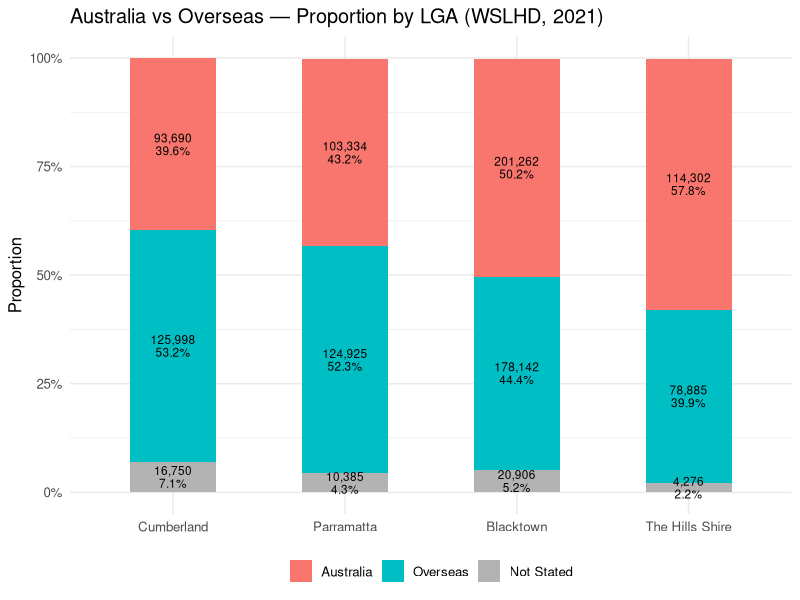
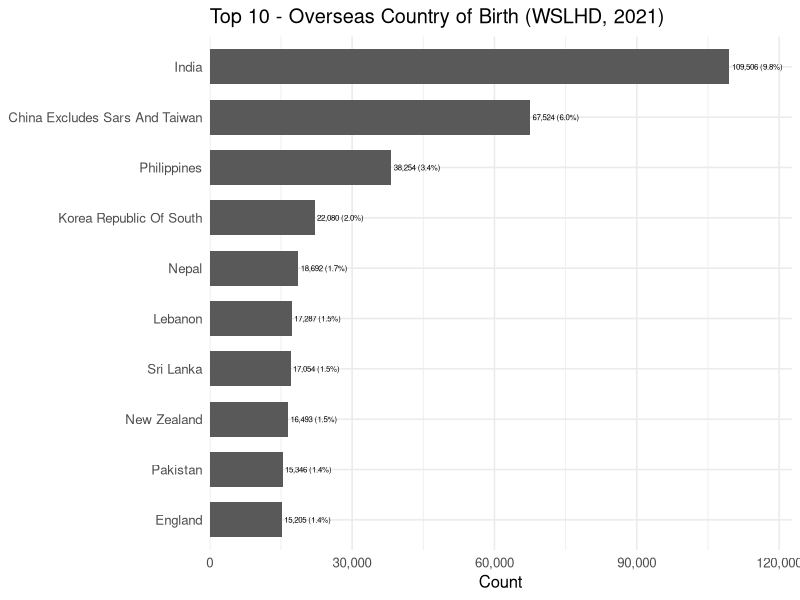
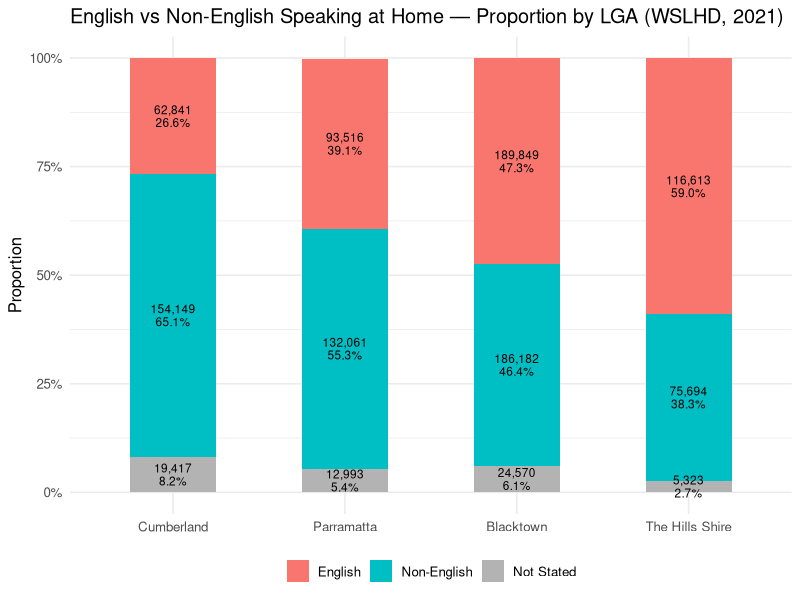
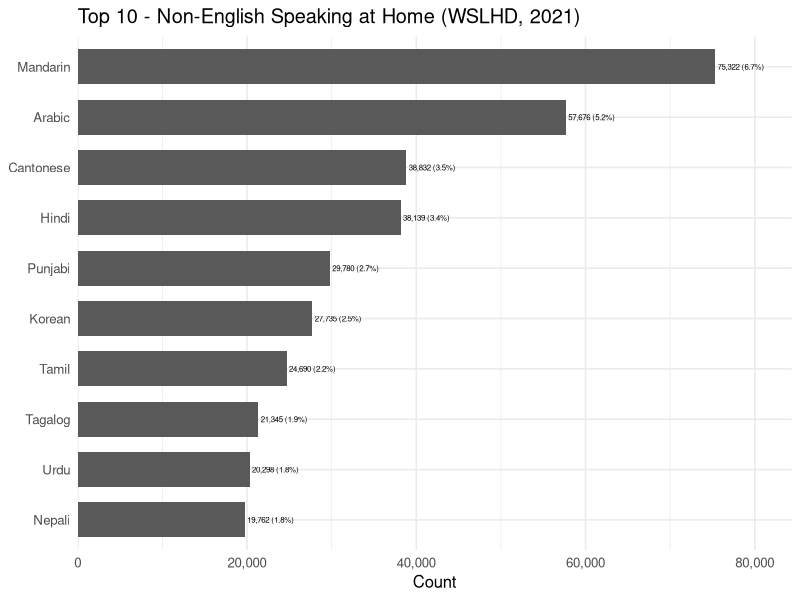

Source code (R) for these figures, in order:
## ---- chunk 1
knitr::opts_chunk$set(echo = TRUE)
## ---- chunk 2
library(readr)
library(dplyr)
library(tidyr)
library(stringr)
library(ggplot2)
library(forcats)
library(scales)
## ---- chunk 3
# Read datasets (variables from prepossessing folder)
pop_nsw_2021 <- read.csv("pop_size_nsw_2021.csv")
cob_nsw_2021 <- read.csv("cob_4level_nsw_2021.csv") %>%
  rename(sa2_name_2021 = sa2)
lang_nsw_2021 <- read.csv("lang_4level_nsw_2021.csv") %>%
  rename(sa2_name_2021 = sa2)
sa2_lga_lhd_nsw_2021 <- read.csv("sa2_lga_lhd_nsw_2021.csv")
## ---- chunk 4
names(cob_nsw_2021)
names(lang_nsw_2021)
## ---- chunk 5
# Clean cob dataset
cob_nsw_2021 <- cob_nsw_2021 %>%
  rename_with(~ tolower(.x)  %>%
    str_replace_all("[._/]+", "_")  %>%
    str_replace_all("^_+|_+$", "")) %>%
  rename(not_stated_cob = not_stated,
         niue_cob = niue,
         inadeq_desc_cob = inadequately_described)
## ---- chunk 6
aus_cols <- c("australia_includes_external_territories_nfd",
              "australia",
              "norfolk_island",
              "australian_external_territories_nec")

cob_nsw_2021 <- cob_nsw_2021 %>%
  mutate(australia_total = rowSums(across(any_of(aus_cols)), na.rm = TRUE))

# Exclude numerical columns (not included in overseas summation)
overseas_prot_cols <- c("australia_total",
                        
                        "australia_includes_external_territories_nfd",
                        "australia",
                        "norfolk_island",
                        "australian_external_territories_nec",
                        
                        "overseas", 
                        
                        "not_stated_cob")

overseas_cols <- cob_nsw_2021 %>%
  select(where(is.numeric)) %>%
  names() %>%
  setdiff(overseas_prot_cols)

cob_nsw_2021 <- cob_nsw_2021 %>%
  mutate(overseas = rowSums(across(all_of(overseas_cols)), na.rm = TRUE))
## ---- chunk 7
# Clean lang dataset
lang_nsw_2021 <- lang_nsw_2021 %>%
  rename_with(~ tolower(.x)  %>%
    str_replace_all("[._/]+", "_")  %>%
    str_replace_all("^_+|_+$", "")) %>%
    rename(not_stated_lang = not_stated,
           niue_lang = niue,
           inadeq_desc_lang = inadequately_described)
  
# Exclude numerical columns (not included in non-english summation)
lang_prot_cols <- c("english", 
                    "non_english", 
                    "not_stated_lang")

non_english_cols <- lang_nsw_2021 %>%
  select(where(is.numeric)) %>%
  names() %>%
  setdiff(lang_prot_cols)

lang_nsw_2021 <- lang_nsw_2021 %>%
  mutate(non_english = rowSums(across(all_of(non_english_cols)), na.rm = TRUE))
## ---- chunk 8
cd_nsw_2021 <- pop_nsw_2021 %>%
  left_join(cob_nsw_2021, by = "sa2_name_2021") %>%
  left_join(lang_nsw_2021, by = "sa2_name_2021") %>%
  left_join(sa2_lga_lhd_nsw_2021, by = "sa2_name_2021")
## ---- chunk 9
cob_aus_osea_wslhd_2021 <- cd_nsw_2021 %>%
  filter(in_wslhd == 1) %>%
  filter(lga_name_2021 %in% c("Blacktown", "Cumberland", "Parramatta", "The Hills Shire")) %>%
  select(sa2_name_2021, lga_name_2021, pop_size, australia_total, overseas, not_stated_cob)

cob_lga_wslhd <- cob_aus_osea_wslhd_2021 %>%
  group_by(lga_name_2021) %>%
  summarise(
    pop_total = sum(pop_size, na.rm = TRUE),
    australia_total = sum(australia_total, na.rm = TRUE),
    overseas  = sum(overseas,  na.rm = TRUE),
    not_stated_cob  = sum(not_stated_cob,  na.rm = TRUE),
    .groups = "drop"
  )

cob_lga_wslhd_long <- cob_lga_wslhd %>%
  pivot_longer(
    cols = c(australia_total, overseas, not_stated_cob),
    names_to = "origin",
    values_to = "count"
  ) %>%
  mutate(
    origin = factor(origin, levels = c("australia_total", "overseas", "not_stated_cob"),
                    labels = c("Australia", "Overseas", "Not Stated")),
    prop = count / pop_total
  )

cob_lga_wslhd_order <- cob_lga_wslhd_long %>%
  filter(origin == "Overseas") %>%
  arrange(desc(prop)) %>%
  pull(lga_name_2021)

cob_lga_wslhd_long <- cob_lga_wslhd_long %>%
  mutate(lga_name_2021 = factor(lga_name_2021, levels = cob_lga_wslhd_order))

cob_lga_wslhd_lab <- cob_lga_wslhd_long %>%
  mutate(
    prop  = count / pop_total,
    label = 
      paste0(comma(count), "\n", percent(prop, accuracy = 0.1)))
## ---- chunk 10
ggplot(cob_lga_wslhd_lab, aes(x = lga_name_2021, y = prop, fill = origin)) +
  geom_col(width = 0.5) +
  geom_text(aes(label = label),
            position = position_stack(vjust = 0.5),
            size = 3, lineheight = 0.9, color = "black") +
  scale_y_continuous(labels = percent_format(accuracy = 1)) +
  scale_fill_manual(values = c("Australia"  = "#F8766D",
                               "Overseas"   = "#00BFC4",
                               "Not Stated" = "grey70")) +
  labs(x = NULL, y = "Proportion",
       fill = NULL,
       title = "Australia vs Overseas — Proportion by LGA (WSLHD, 2021)") +
  theme_minimal(base_size = 12) +
  theme(axis.text.x = element_text(),
        legend.position = "bottom")
## ---- chunk 11
cob_wslhd_2021 <- cd_nsw_2021 %>%
  filter(in_wslhd == 1)
  
overseas_tot <- cob_wslhd_2021 %>%
  summarise(
    across(all_of(overseas_cols), ~ sum(.x, na.rm = TRUE)),
    pop_total = sum(pop_size, na.rm = TRUE) 
  ) %>%
  pivot_longer(
    cols = all_of(overseas_cols),         
    names_to = "country",
    values_to = "count"
  ) %>%
  mutate(
    prop = count / pop_total,            
    country_label = country %>% str_replace_all("_", " ") %>% str_to_title()
  ) %>%
  select(-pop_total) 

overseas_tot <- overseas_tot %>% 
  slice_max(order_by = count, n = 10, with_ties = FALSE)
## ---- chunk 12
ggplot(overseas_tot, aes(x = reorder(country_label, count), y = count)) +
  geom_col(width = 0.7) +
  geom_text(aes(label = paste0(comma(count), " (", percent(prop, accuracy = 0.1), ")")),
            hjust = -0.05, size = 2) +
  coord_flip() +
  scale_y_continuous(labels = comma, expand = expansion(mult = c(0, 0.12))) +
  labs(x = NULL, y = "Count",
       title = "Top 10 - Overseas Country of Birth (WSLHD, 2021)") +
  theme_minimal(base_size = 12)
## ---- chunk 13
lang_eng_wslhd_2021 <- cd_nsw_2021 %>%
  filter(in_wslhd == 1) %>%
  filter(lga_name_2021 %in% c("Blacktown", "Cumberland", "Parramatta", "The Hills Shire")) %>%
  select(sa2_name_2021, lga_name_2021, pop_size, english, non_english, not_stated_lang)

lang_lga_wslhd <- lang_eng_wslhd_2021 %>%
  group_by(lga_name_2021) %>%
  summarise(
    pop_total = sum(pop_size, na.rm = TRUE),
    english = sum(english, na.rm = TRUE),
    non_english  = sum(non_english,  na.rm = TRUE),
    not_stated_lang  = sum(not_stated_lang,  na.rm = TRUE),
    .groups = "drop"
  )

lang_lga_wslhd_long <- lang_lga_wslhd %>%
  pivot_longer(
    cols = c(english, non_english, not_stated_lang),
    names_to = "origin",
    values_to = "count"
  ) %>%
  mutate(
    origin = factor(origin, levels = c("english", "non_english","not_stated_lang"),
                    labels = c("English", "Non-English", "Not Stated")),
    prop = count / pop_total
  )

lang_lga_wslhd_order <- lang_lga_wslhd_long %>%
  filter(origin == "Non-English") %>%
  arrange(desc(prop)) %>%
  pull(lga_name_2021)

lang_lga_wslhd_long <- lang_lga_wslhd_long %>%
  mutate(lga_name_2021 = factor(lga_name_2021, levels = lang_lga_wslhd_order))

lang_lga_wslhd_lab <- lang_lga_wslhd_long %>%
  mutate(
    prop  = count / pop_total,
    label = 
      paste0(comma(count), "\n", percent(prop, accuracy = 0.1)))
## ---- chunk 14
ggplot(lang_lga_wslhd_lab, aes(x = lga_name_2021, y = prop, fill = origin)) +
  geom_col(width = 0.5) +
  geom_text(aes(label = label),
            position = position_stack(vjust = 0.5),
            size = 3, lineheight = 0.9, color = "black") +
  scale_y_continuous(labels = percent_format(accuracy = 1)) +
  scale_fill_manual(values = c("English"  = "#F8766D",
                               "Non-English"   = "#00BFC4",
                               "Not Stated" = "grey70")) +
  labs(x = NULL, y = "Proportion",
       fill = NULL,
       title = "English vs Non-English Speaking at Home — Proportion by LGA (WSLHD, 2021)") +
  theme_minimal(base_size = 12) +
  theme(axis.text.x = element_text(),
        legend.position = "bottom")
## ---- chunk 15
lang_wslhd_2021 <- cd_nsw_2021 %>%
  filter(in_wslhd == 1)
  
non_english_tot <- lang_wslhd_2021 %>%
  summarise(
    across(all_of(non_english_cols), ~ sum(.x, na.rm = TRUE)),
    pop_total = sum(pop_size, na.rm = TRUE) 
  ) %>%
  pivot_longer(
    cols = all_of(non_english_cols),         
    names_to = "language",
    values_to = "count"
  ) %>%
  mutate(
    prop = count / pop_total,            
    language_label = language %>% str_replace_all("_", " ") %>% str_to_title()
  ) %>%
  select(-pop_total) 

non_english_tot <- non_english_tot %>% 
  slice_max(order_by = count, n = 10, with_ties = FALSE)
## ---- chunk 16
ggplot(non_english_tot, aes(x = reorder(language_label, count), y = count)) +
  geom_col(width = 0.7) +
  geom_text(aes(label = paste0(comma(count), " (", percent(prop, accuracy = 0.1), ")")),
            hjust = -0.05, size = 2) +
  coord_flip() +
  scale_y_continuous(labels = comma, expand = expansion(mult = c(0, 0.12))) +
  labs(x = NULL, y = "Count",
       title = "Top 10 - Non-English Speaking at Home (WSLHD, 2021)") +
  theme_minimal(base_size = 12)
